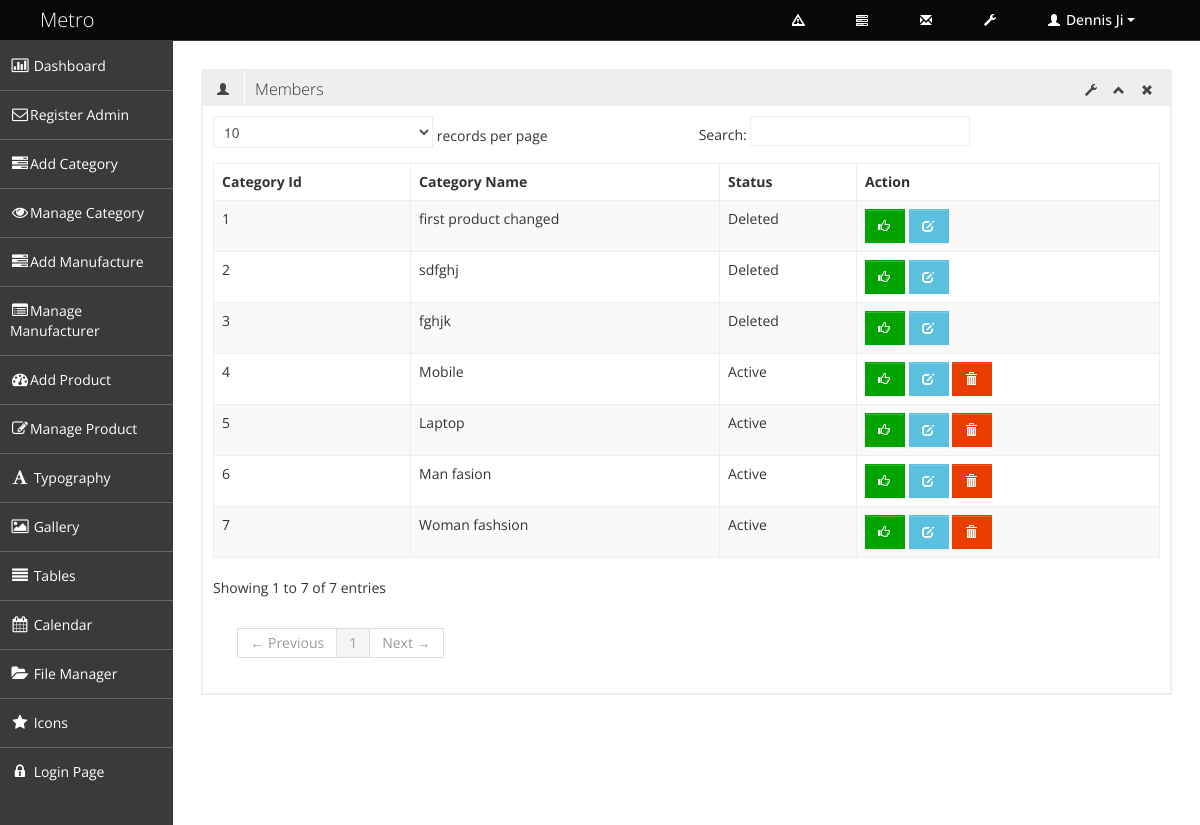
/index.php/products/show_all_category, run on the app's committed database.
### tables this page shows
CREATE TABLE `tbl_category` (
  `category_id` int(11) NOT NULL,
  `category_name` varchar(255) NOT NULL,
  `category_short_description` varchar(255) NOT NULL,
  `category_long_description` text NOT NULL,
  `category_status` tinyint(3) NOT NULL
);

### application/controllers/Products.php (called while the page is built, shortened)
<?php
class Products extends CI_Controller {
    function __construct() {
        $this->load->model('products_model');
    }
    function show_all_category() {
        $category_data['all_category'] = $this->products_model->get_all_category();
        $data['admin_maincontent'] = $this->load->view('admin/admin_pages/all_category', $category_data, TRUE);
        $this->load->view('admin/admin_master', $data);
    }
}

### index.php (called while the page is built, shortened)
<?php
require_once BASEPATH.'core/CodeIgniter.php';

### application/models/Products_model.php (called while the page is built, shortened)
<?php
class Products_model extends CI_Model {
    function get_all_category() {
        $data = $this->db->select('*')->from('tbl_category')->get()->result();
        return $data;
    }
 }

### application/views/admin/admin_pages/all_category.php (the view, shortened to what this page needs)
<div class="row-fluid sortable">
    <div class="box span12">
        <div class="box-header" data-original-title>
            <h2><i class="halflings-icon user"></i><span class="break"></span>Members</h2>
            <div class="box-icon">
                <a href="#" class="btn-setting"><i class="halflings-icon wrench"></i></a>
                <a href="#" class="btn-minimize"><i class="halflings-icon chevron-up"></i></a>
                <a href="#" class="btn-close"><i class="halflings-icon remove"></i></a>
            </div>
        </div>
        <div class="box-content">
            <table class="table table-striped table-bordered bootstrap-datatable datatable">
                <thead>
                    <tr>
                        <th>Category Id</th>
                        <th>Category Name</th>
                        <th>Status</th>
                        <th>Action</th>
                    </tr>
                </thead>
                <tbody>
                    <?php foreach ($all_category as $category) { ?>
                        <tr>
                            <td><?php echo $category->category_id; ?></td>
                            <td class="center"><?php echo $category->category_name; ?></td>
                            <td>
                                <?php
                                if ($category->category_status == 1) {
                                    echo 'Active';
                                } elseif ($category->category_status == 2) {
                                    echo 'Inactive';
                                } elseif ($category->category_status == 3) {
                                    echo 'Deleted';
                                }
                                ?>
                            </td>
                            <td class="center">
                                <?php if ($category->category_status == 1 || $category->category_status == 3) { ?>
                                    <a class="btn btn-success" href="<?php echo base_url("change-category-status/$category->category_id/2") ?>">
                                        <i class="halflings-icon white thumbs-up"></i>
                                    </a>
                                <?php } elseif ($category->category_status == 2) { ?>
                                    <a class="btn btn-danger" href="<?php echo base_url("change-category-status/$category->category_id/1") ?>">
                                        <i class="halflings-icon white thumbs-down"></i>
                                    </a>
                                <?php } ?>
                                <a class="btn btn-info" href="<?php echo base_url("edit-category/$category->category_id")?>">
                                    <i class="halflings-icon white edit"></i>
                                </a>
                                <?php if($category->category_status != 3){?>
                                <a class="btn btn-danger" href="<?php echo base_url("change-category-status/$category->category_id/3") ?>">
                                    <i class="halflings-icon white trash"></i>
                                </a>
                                <?php }?>
                            </td>
                        </tr>
                    <?php } ?>
                </tbody>
            </table>
        </div>
    </div>
</div>

### assets/admin_assets/css/style.css (style rules this page uses)
body { background: #F5F5F5; color: #333; border: none; font-family: 'Open Sans', sans-serif; font-weight: 400; }
h2 { font-size: 16px; line-height: 16px; }
.box { border: 2px solid #eee; background: #fff !important; margin-bottom: 28px; }
.box-header { height: 16px; font-size: 16px; line-height: 16px; padding: 10px; background: #eee; -webkit-box-shadow: none; -moz-box-shadow: none; box-shadow: none; overflow: hidden; }
.box-header h2 { float:left; margin-top: 0px; font-weight: 300; }
.box-header h2 i { margin: 0px 3px 0px 4px; opacity: .8; filter: alpha(opacity=80); -ms-filter:"progid:DXImageTransform.Microsoft.Alpha(Opacity=80)"; }
.box-header .box-icon { float:right; margin-top: 1px; }
.box-header .box-icon i { -webkit-transition: all 0.1s ease-in-out; -moz-transition: all 0.1s ease-in-out; -o-transition: all 0.1s ease-in-out; -ms-transition: all 0.1s ease-in-out; transition: all 0.1s ease-in-out; opacity: .8; filter: alpha(opacity=80); -ms-filter:"progid:DXImageTransform.Microsoft.Alpha(Opacity=80)"; }
.box-header .box-icon a { margin: 0px 5px; }
.box-content { position: relative; z-index: 50; margin-top: -1px; padding: 10px; background: #fff !important; }
.btn { display: inline-block; padding: 6px 12px; margin-bottom: 0; font-size: 14px; font-weight: 500; line-height: 20px; text-align: center; white-space: nowrap; vertical-align: middle; cursor: pointer; border: 1px solid #a7a9aa; -webkit-border-radius: 0px !important; border-radius: 0px !important; }
.btn i { margin-top: 2px; }
.btn { color: #ffffff; background-color: #a7a9aa; border-color: #a7a9aa; background-image: none; filter: none; text-shadow: none; }
.btn-danger { background-color: #EB3C00; border-color: #EB3C00; }
.btn-success { background-color: #00A300; border-color: #00A300; }
.btn-info { background-color: #5bc0de; border-color: #5bc0de; }
.table th, .table td { border-top: 1px solid #eee; }
.table-bordered { border-color: #eee; -webkit-border-radius: 0px !important; -moz-border-radius: 0px !important; border-radius: 0px !important; }
.table-bordered th, .table-bordered td { border-left: 1px solid #eee; }
.table-bordered thead:first-child tr:first-child > th:first-child, .table-bordered tbody:first-child tr:first-child > td:first-child, .table-bordered tbody:first-child tr:first-child > th:first-child { -webkit-border-radius: 0px !important; -moz-border-radius: 0px !important; border-radius: 0px !important; }
.table-bordered thead:first-child tr:first-child > th:last-child, .table-bordered tbody:first-child tr:first-child > td:last-child, .table-bordered tbody:first-child tr:first-child > th:last-child { -webkit-border-radius: 0px !important; -moz-border-radius: 0px !important; border-radius: 0px !important; }
.table-bordered thead:last-child tr:last-child > th:first-child, .table-bordered tbody:last-child tr:last-child > td:first-child, .table-bordered tbody:last-child tr:last-child > th:first-child, .table-bordered tfoot:last-child tr:last-child > td:first-child, .table-bordered tfoot:last-child tr:last-child > th:first-child { -webkit-border-radius: 0px !important; -moz-border-radius: 0px !important; border-radius: 0px !important; }
.table-bordered thead:last-child tr:last-child > th:last-child, .table-bordered tbody:last-child tr:last-child > td:last-child, .table-bordered tbody:last-child tr:last-child > th:last-child, .table-bordered tfoot:last-child tr:last-child > td:last-child, .table-bordered tfoot:last-child tr:last-child > th:last-child { -webkit-border-radius: 0px !important; -moz-border-radius: 0px !important; border-radius: 0px !important; }

### assets/admin_assets/css/halflings.css (style rules this page uses)
html, html .halflings { -webkit-font-smoothing: antialiased !important; }
.halflings-icon { display: inline-block; width: 14px; height: 14px; line-height: 14px; vertical-align: text-top; background-image: url(../img/glyphicons_halflings.svg); background-position: 0 0; background-repeat: no-repeat; vertical-align: top; *display: inline; *zoom: 1; *margin-right: .3em; }
.halflings-icon.white { background-image: url(../img/glyphicons_halflings-white.svg); }
.halflings-icon.user { background-position: -168px 0; }
.halflings-icon.remove { background-position: -312px 0; }
.halflings-icon.trash { background-position: -456px 0; }
.halflings-icon.edit { background-position: -96px -72px; }
.halflings-icon.chevron-up { background-position: -288px -120px; }
.halflings-icon.thumbs-up { background-position: -96px -144px; }
.halflings-icon.wrench { background-position: -360px -144px; }

### data on the page
tbl_category: category_id "1", category_name "first product changed", category_status "Deleted"
tbl_category: category_id "2", category_name "sdfghj", category_status "Deleted"
tbl_category: category_id "3", category_name "fghjk", category_status "Deleted"
tbl_category: category_id "4", category_name "Mobile", category_status "Active"
tbl_category: category_id "5", category_name "Laptop", category_status "Active"
tbl_category: category_id "6", category_name "Man fasion", category_status "Active"
tbl_category: category_id "7", category_name "Woman fashsion", category_status "Active"
